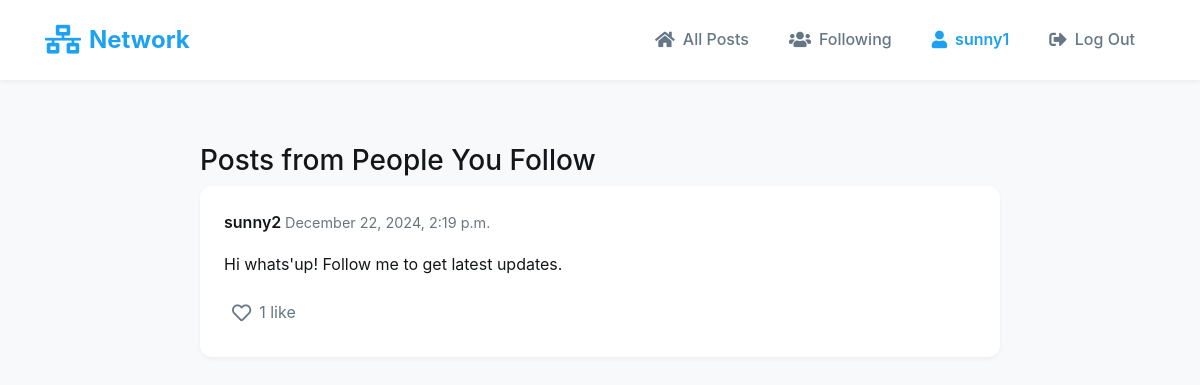
The page /following (signed in) on the database its author committed.
### network/models.py (models this page shows, shortened)
class User(AbstractUser):
    followers = models.ManyToManyField(
        'self',
        symmetrical=False,
        related_name='following',
        blank=True
    )

class Post(models.Model):
    user = models.ForeignKey(User, on_delete=models.CASCADE, related_name="posts")
    content = models.TextField()
    date = models.DateTimeField(default=timezone.now)
    likes = models.ManyToManyField(User, blank=True, related_name="liked_posts")
    class Meta:
        ordering = ['-date']  # Show newest posts first

### network/views.py (the view)
# urls.py: path("following", views.following, name="following"),
@login_required
def following(request):
    following_users = request.user.following.all()
    posts = Post.objects.filter(user__in=following_users)
    page_obj = paginate_posts(posts, request)
    return render(request, "network/following.html", {
        "page_obj": page_obj,
        "page_title": "Posts from People You Follow"
    })

### network/views.py (called while the page is built)
def paginate_posts(posts, request, per_page=10):
    posts = posts.order_by('-date')
    paginator = Paginator(posts, per_page)
    page = request.GET.get('page')
    try:
        posts_page = paginator.page(page)
    except PageNotAnInteger:
        posts_page = paginator.page(1)
    except EmptyPage:
        posts_page = paginator.page(paginator.num_pages)
    return posts_page

### network/templates/network/following.html (shortened to what this page needs)
{% extends "network/layout.html" %}
{% block body %}
    <div class="posts-section">
        <h3>{{ page_title }}</h3>
        {% for post in page_obj %}
            {% include "network/post_card.html" with post=post %}
        {% empty %}
            <p class="no-posts">No posts from people you follow yet.</p>
        {% endfor %}
    </div>
{% endblock %}

### network/templates/network/layout.html (shortened to what this page needs)
{% load static %}
<!DOCTYPE html>
<html lang="en">
    <head>
        <link rel="stylesheet" href="https://stackpath.bootstrapcdn.com/bootstrap/4.4.1/css/bootstrap.min.css">
        <link href="{% static 'network/styles.css' %}" rel="stylesheet">
        <link rel="stylesheet" href="https://cdnjs.cloudflare.com/ajax/libs/font-awesome/5.15.4/css/all.min.css">
    </head>
    <body>
        <nav class="navbar navbar-expand-lg navbar-light">
            <div class="container">
                <a class="navbar-brand" href="{% url 'index' %}">
                    <i class="fas fa-network-wired"></i> Network
                </a>
                <div class="collapse navbar-collapse" id="navbarNav">
                    <ul class="navbar-nav ml-auto">
                        {% if user.is_authenticated %}
                            <li class="nav-item">
                                <a class="nav-link" href="{% url 'index' %}">
                                    <i class="fas fa-home"></i> All Posts
                                </a>
                            </li>
                            <li class="nav-item">
                                <a class="nav-link" href="{% url 'following' %}">
                                    <i class="fas fa-users"></i> Following
                                </a>
                            </li>
                            <li class="nav-item">
                                <a class="nav-link" href="{% url 'profile' user.username %}">
                                    <i class="fas fa-user"></i> {{ user.username }}
                                </a>
                            </li>
                            <li class="nav-item">
                                <a class="nav-link" href="{% url 'logout' %}">
                                    <i class="fas fa-sign-out-alt"></i> Log Out
                                </a>
                            </li>
                        {% endif %}
                    </ul>
                </div>
            </div>
        </nav>
        <div class="container main-content">
            {% block body %}
            {% endblock %}
        </div>
    </body>
</html>

### network/templates/network/post_card.html (shortened to what this page needs)
<div class="post-card" id="post-{{ post.id }}" data-post-id="{{ post.id }}">
    <div class="post-header">
        <div class="post-user">
            <strong class="post-username">
                <a href="{% url 'profile' post.user.username %}">{{ post.user.username }}</a>
            </strong>
            <span class="post-date text-muted">{{ post.date|date:"F d, Y, g:i a" }}</span>
        </div>
    </div>
    <div class="post-content">
        {{ post.content }}
    </div>
    <div class="post-footer">
        {% if user.is_authenticated %}
            <button class="like-button {% if user in post.likes.all %}liked{% endif %}"
                    data-post-id="{{ post.id }}">
                <i class="{% if user in post.likes.all %}fas{% else %}far{% endif %} fa-heart"></i>
                <span class="like-count">{{ post.likes.count }} like{{ post.likes.count|pluralize }}</span>
            </button>
        {% else %}
            <div class="likes-count">
                <i class="far fa-heart"></i>
                <span>{{ post.likes.count }} like{{ post.likes.count|pluralize }}</span>
            </div>
        {% endif %}
    </div>
</div>

### network/static/network/styles.css (style rules this page uses)
:root { --primary-color: #1da1f2; --primary-hover: #1991db; --secondary-color: #657786; --background-light: #f8f9fa; --background-white: #ffffff; --text-dark: #14171a; --text-secondary: #657786; --border-color: #e1e8ed; --success-color: #17bf63; --danger-color: #e0245e; --shadow-sm: 0 2px 4px rgba(0, 0, 0, 0.05); --shadow-md: 0 4px 6px rgba(0, 0, 0, 0.1); --transition: all 0.3s ease; }
body { background-color: var(--background-light); color: var(--text-dark); font-family: -apple-system, BlinkMacSystemFont, "Segoe UI", Roboto, Helvetica, Arial, sans-serif; line-height: 1.6; }
.navbar { background-color: var(--background-white); box-shadow: var(--shadow-sm); padding: 1rem 0; margin-bottom: 2rem; }
.navbar-brand { font-size: 1.5rem; font-weight: 700; color: var(--primary-color) !important; display: flex; align-items: center; gap: 0.5rem; }
.navbar-brand i { font-size: 1.8rem; color: var(--primary-color); }
.nav-item { margin: 0 0.25rem; }
.nav-link { color: var(--text-secondary) !important; font-weight: 500; padding: 0.5rem 1rem !important; border-radius: 20px; transition: var(--transition); display: flex; align-items: center; gap: 0.5rem; }
.nav-link i { font-size: 1.1rem; }
.main-content { padding-top: 2rem; padding-bottom: 2rem; }
.nav-link { position: relative; overflow: hidden; }
.nav-link::after { content: ''; position: absolute; bottom: 0; left: 50%; width: 0; height: 2px; background-color: var(--primary-color); transition: all 0.3s ease; transform: translateX(-50%); }
.nav-item .nav-link[href^="/profile/"] { font-weight: 600; color: var(--primary-color) !important; }
.posts-section { max-width: 800px; margin: 0 auto 2rem; }
.post-card { background-color: var(--background-white); border-radius: 12px; padding: 1.5rem; margin-bottom: 1rem; box-shadow: var(--shadow-sm); transition: var(--transition); }
.post-header { display: flex; justify-content: space-between; align-items: center; margin-bottom: 1rem; }
.post-username a { color: var(--text-dark); font-weight: 600; text-decoration: none; transition: var(--transition); }
.post-date { font-size: 0.9rem; color: var(--text-secondary); }
.post-content { color: var(--text-dark); font-size: 1rem; line-height: 1.5; margin: 1rem 0; }
.like-button { background: none; border: none; color: var(--text-secondary); padding: 0.5rem; cursor: pointer; transition: var(--transition); display: inline-flex; align-items: center; gap: 0.5rem; }
.like-button i { font-size: 1.2rem; }
.post-card { animation: fadeIn 0.3s ease-out; }

### rows shown on the page
User: username "sunny1"
Post: user.username "sunny2", date "December 22, 2024, 2:19 p.m.", content "Hi whats'up! Follow me to get latest updates.", likes.count "1"

### other values the page prints
{{ page_title }} "Posts from People You Follow"
